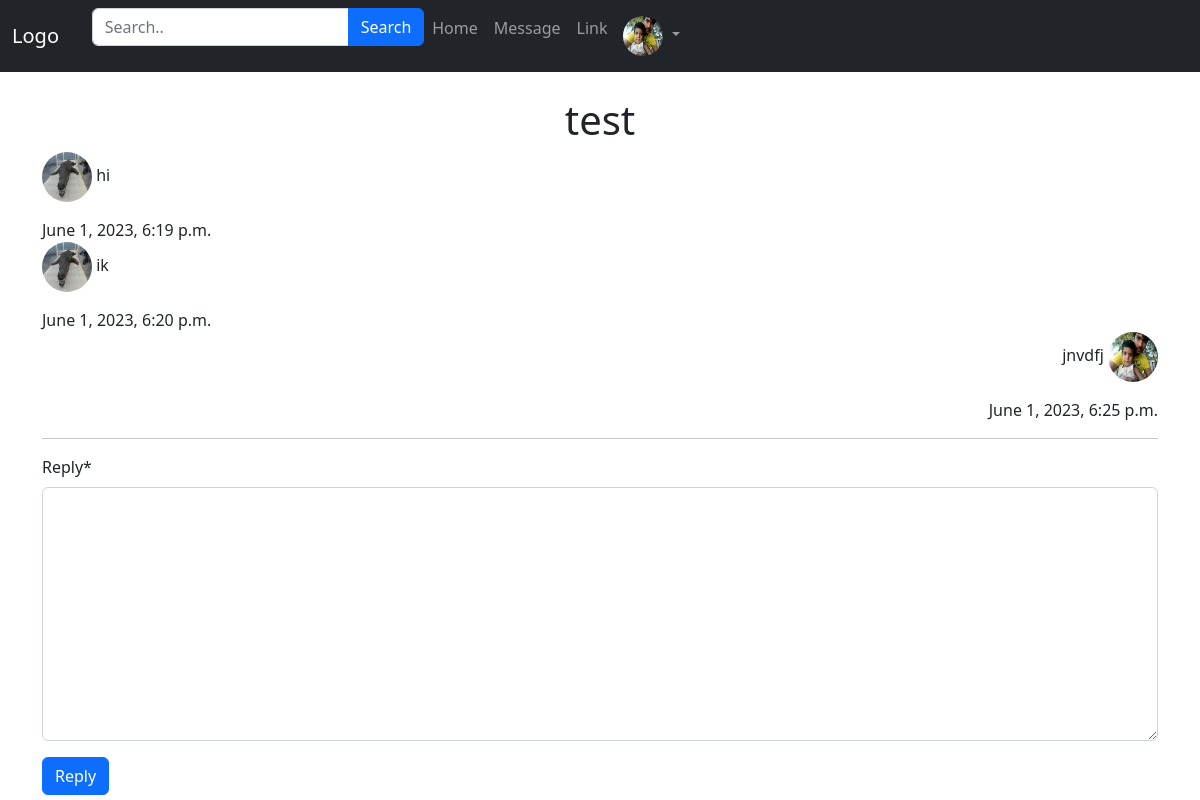
The app's page /messages/conversation/test2/test/ (signed in), older data.
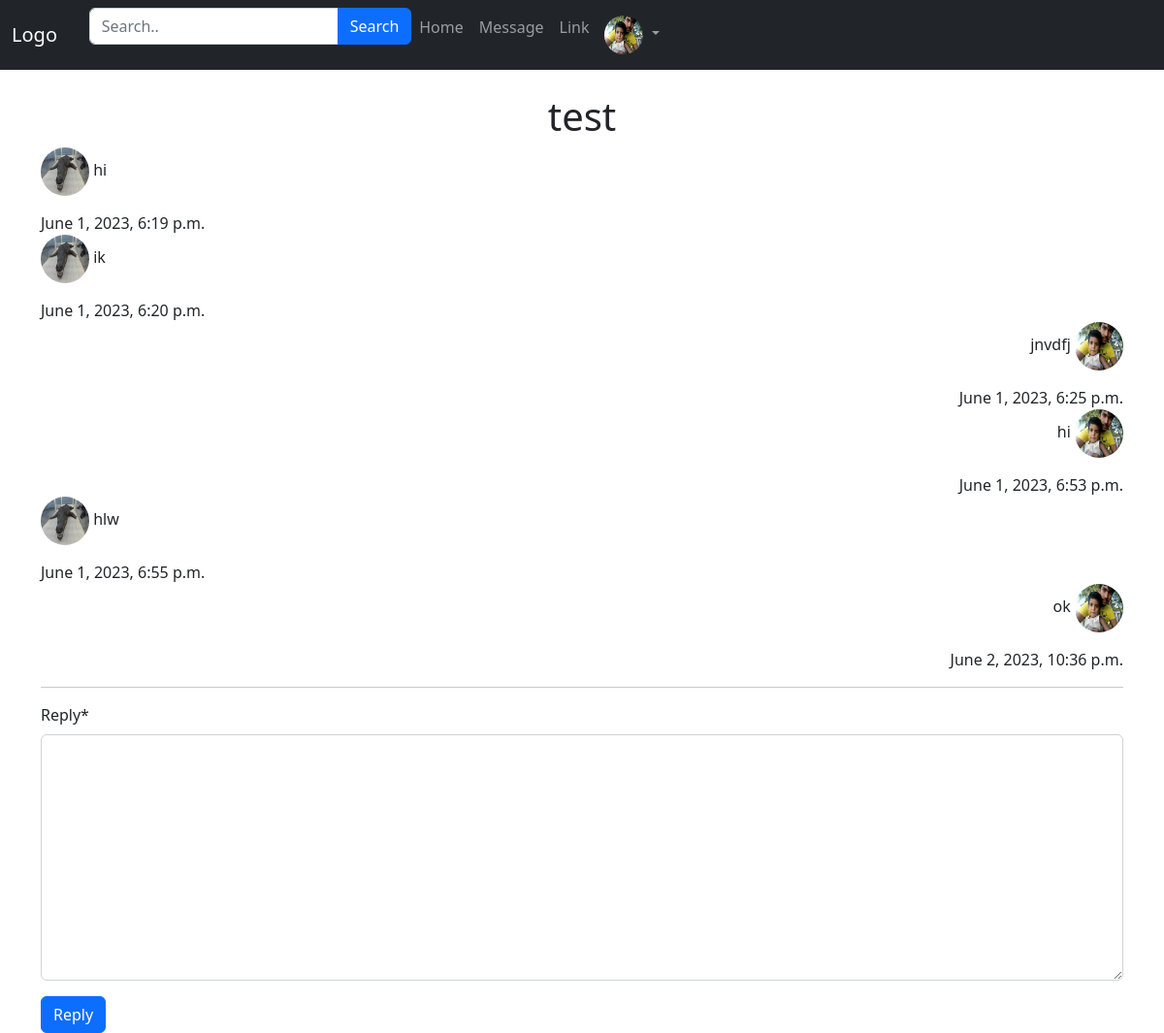
The same page, newer data.
### App_Login/models.py (models this page shows)
class UserProfile(models.Model):
    user = models.OneToOneField( User, related_name='user_profile', on_delete=models.CASCADE)
    profile_pic = models.ImageField(upload_to='profile_pics',blank=True)
    description = models.TextField(blank=True)
    full_name = models.CharField(max_length=264,blank=True)
    dob = models.DateField(blank=True,null=True)
    website=models.URLField(blank=True)
    facebook = models.URLField(blank=True)

### App_Message/models.py (models this page shows, shortened)
class Message(models.Model):
    sender = models.ForeignKey(User, related_name='sent_messages', on_delete=models.CASCADE)
    recipient = models.ForeignKey(User, related_name='received_messages', on_delete=models.CASCADE)
    content = models.TextField()
    timestamp = models.DateTimeField(auto_now_add=True)

### App_Message/views.py (the view)
# urls.py: path('conversation/<username1>/<username2>/', views.conversation_view, name='conversation'),
@login_required
def conversation_view(request, username1, username2):
    user1 = User.objects.get(username=username1)
    user2 = User.objects.get(username=username2)
    messages = Message.objects.filter(
        Q(sender=user1, recipient=user2) | Q(sender=user2, recipient=user1)
    ).order_by('timestamp')
    if request.method == 'POST':
        reply_form = MessageReplyForm(request.POST)
        if reply_form.is_valid():
            content = reply_form.cleaned_data['content']
            reply_message = Message(
                sender=request.user, recipient=user2, content=content)
            reply_message.save()
            return redirect('App_Message:conversation', username1=username1, username2=username2)
    else:
        reply_form = MessageReplyForm()
    return render(request, 'App_Message/conversation.html', {'messages': messages, 'user1': user1, 'user2': user2, 'reply_form': reply_form})

### App_Message/forms.py
class MessageReplyForm(forms.Form):
    content = forms.CharField(label='Reply', widget=forms.Textarea)

### templates/App_Message/conversation.html (shortened to what this page needs)
{% extends 'navbar.html' %}
{% load crispy_forms_tags %}
{% block body_block %}
<h1 class="other_user">{{ user2.username }}</h1>
{% for message in messages %}
    {% if message.sender == user1 %}
        <div class="message sent">
            <p>{{ message.content }} {% if message.sender.user_profile.profile_pic %}<img src="{{message.sender.user_profile.profile_pic.url }}" alt="Profile Pic" class="profile-pic">{% endif %}</p>
            <span>{{ message.timestamp }}</span>
        </div>
    {% else %}
        <div class="message received">
            <p>{% if message.sender.user_profile.profile_pic %}<img src="{{message.sender.user_profile.profile_pic.url }}" alt="Profile Pic" class="profile-pic">{% endif %}
           {{ message.content }}</p>
            <span>{{ message.timestamp }}</span>
        </div>
    {% endif %}
{% endfor %}
<hr>
<form method="POST">
    {{ reply_form|crispy }}
    <button type="submit" class="btn btn-primary">Reply</button>
</form>
{% endblock %}

### templates/navbar.html (shortened to what this page needs)
<!DOCTYPE html>
<html lang="en">
<head>
  <link href="https://cdn.jsdelivr.net/npm/bootstrap@5.2.3/dist/css/bootstrap.min.css" rel="stylesheet">
</head>
<body>
<nav class="navbar navbar-expand-lg bg-dark navbar-dark">
  <div class="container-fluid">
    <a class="navbar-brand" href="#">Logo</a>
    <div class="collapse navbar-collapse" id="collapsibleNavbar">
      <ul class="navbar-nav ">
        <form class="form-inline" method="get" action="{% url 'App_Post:home' %}">
          <div class="input-group mb-3">
              <input type="text" class="form-control" placeholder="Search.." name="search">
              <button class="btn btn-primary" type="submit">Search</button>
          </div>
      </form>
        <li class="nav-item">
          <a class="nav-link" href="{% url 'App_Post:home' %}">Home</a>
        </li>
        <li class="nav-item">
          <a class="nav-link" href="{% url 'App_Message:inbox' %}">Message</a>
        </li>
        <li class="nav-item">
          <a class="nav-link" href="#">Link</a>
        </li>
        <li class="nav-item dropdown">
          {% if user.user_profile.profile_pic %}
          <a class="nav-link dropdown-toggle" href="#" role="button" data-bs-toggle="dropdown">
            <img src="/media/{{user.user_profile.profile_pic}}" width= '40px' height="40px" class="rounded-circle">
          </a>
          {% else %}
          <a class="nav-link dropdown-toggle" href="#" role="button" data-bs-toggle="dropdown">
            <img src="/media/default.png" width= '40px' height="40px" class="rounded-circle">
          </a>
          {% endif %}
        </li>
      </ul>
    </div>
  </div>
</nav>
<br>
<div class="container">
{% block body_block %}
{% endblock %}
</div>
</body>
</html>

### templates/App_Message/conversation.html (style rules this page uses)
.sent { text-align: right; }
.received { text-align: left; }
.other_user { text-align: center; }
.profile-pic { width: 50px; height: 50px; border-radius: 50%; }

Row changes from the older to the newer data that the page shows:
added Message: content "hi", sender.user_profile.profile_pic (picture), timestamp "June 1, 2023, 6:53 p.m."
added Message: sender.user_profile.profile_pic (picture), content "hlw", timestamp "June 1, 2023, 6:55 p.m."
added Message: content "ok", sender.user_profile.profile_pic (picture), timestamp "June 2, 2023, 10:36 p.m."
